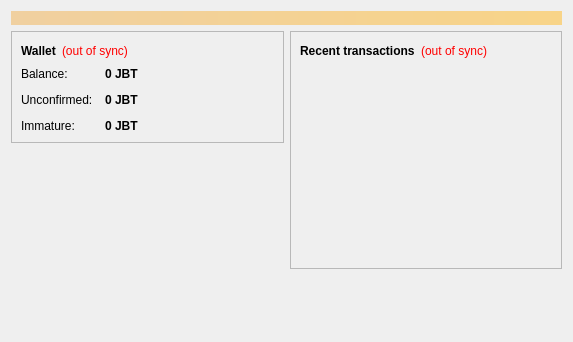
<?xml version="1.0" encoding="UTF-8"?>
<ui version="4.0">
 <class>OverviewPage</class>
 <widget class="QWidget" name="OverviewPage">
  <property name="geometry">
   <rect>
    <x>0</x>
    <y>0</y>
    <width>573</width>
    <height>342</height>
   </rect>
  </property>
  <property name="windowTitle">
   <string>Form</string>
  </property>
  <layout class="QVBoxLayout" name="topLayout">
   <item>
    <widget class="QLabel" name="labelAlerts">
     <property name="visible">
      <bool>false</bool>
     </property>
     <property name="styleSheet">
      <string notr="true">background-color: qlineargradient(x1: 0, y1: 0, x2: 1, y2: 0, stop:0 #F0D0A0, stop:1 #F8D488); color:#000000;</string>
     </property>
     <property name="wordWrap">
      <bool>true</bool>
     </property>
     <property name="margin">
      <number>3</number>
     </property>
    </widget>
   </item>
   <item>
    <layout class="QHBoxLayout" name="horizontalLayout" stretch="1,1">
     <item>
      <layout class="QVBoxLayout" name="verticalLayout_2">
       <item>
        <widget class="QFrame" name="frame">
         <property name="frameShape">
          <enum>QFrame::StyledPanel</enum>
         </property>
         <property name="frameShadow">
          <enum>QFrame::Raised</enum>
         </property>
         <layout class="QVBoxLayout" name="verticalLayout_4">
          <item>
           <layout class="QHBoxLayout" name="horizontalLayout_4">
            <item>
             <widget class="QLabel" name="label_5">
              <property name="font">
               <font>
                <weight>75</weight>
                <bold>true</bold>
               </font>
              </property>
              <property name="text">
               <string>Wallet</string>
              </property>
             </widget>
            </item>
            <item>
             <widget class="QLabel" name="labelWalletStatus">
              <property name="toolTip">
               <string>The displayed information may be out of date. Your wallet automatically synchronizes with the Jebitcoin network after a connection is established, but this process has not completed yet.</string>
              </property>
              <property name="styleSheet">
               <string notr="true">QLabel { color: red; }</string>
              </property>
              <property name="text">
               <string notr="true">(out of sync)</string>
              </property>
              <property name="alignment">
               <set>Qt::AlignLeading|Qt::AlignLeft|Qt::AlignVCenter</set>
              </property>
             </widget>
            </item>
            <item>
             <spacer name="horizontalSpacer_2">
              <property name="orientation">
               <enum>Qt::Horizontal</enum>
              </property>
              <property name="sizeHint" stdset="0">
               <size>
                <width>40</width>
                <height>20</height>
               </size>
              </property>
             </spacer>
            </item>
           </layout>
          </item>
          <item>
           <layout class="QFormLayout" name="formLayout_2">
            <property name="fieldGrowthPolicy">
             <enum>QFormLayout::AllNonFixedFieldsGrow</enum>
            </property>
            <property name="horizontalSpacing">
             <number>12</number>
            </property>
            <property name="verticalSpacing">
             <number>12</number>
            </property>
            <item row="0" column="0">
             <widget class="QLabel" name="label">
              <property name="text">
               <string>Balance:</string>
              </property>
             </widget>
            </item>
            <item row="0" column="1">
             <widget class="QLabel" name="labelBalance">
              <property name="font">
               <font>
                <weight>75</weight>
                <bold>true</bold>
               </font>
              </property>
              <property name="cursor">
               <cursorShape>IBeamCursor</cursorShape>
              </property>
              <property name="toolTip">
               <string>Your current balance</string>
              </property>
              <property name="text">
               <string notr="true">0 JBT</string>
              </property>
              <property name="textInteractionFlags">
               <set>Qt::LinksAccessibleByMouse|Qt::TextSelectableByKeyboard|Qt::TextSelectableByMouse</set>
              </property>
             </widget>
            </item>
            <item row="1" column="0">
             <widget class="QLabel" name="label_3">
              <property name="text">
               <string>Unconfirmed:</string>
              </property>
             </widget>
            </item>
            <item row="1" column="1">
             <widget class="QLabel" name="labelUnconfirmed">
              <property name="font">
               <font>
                <weight>75</weight>
                <bold>true</bold>
               </font>
              </property>
              <property name="cursor">
               <cursorShape>IBeamCursor</cursorShape>
              </property>
              <property name="toolTip">
               <string>Total of transactions that have yet to be confirmed, and do not yet count toward the current balance</string>
              </property>
              <property name="text">
               <string notr="true">0 JBT</string>
              </property>
              <property name="textInteractionFlags">
               <set>Qt::LinksAccessibleByMouse|Qt::TextSelectableByKeyboard|Qt::TextSelectableByMouse</set>
              </property>
             </widget>
            </item>
            <item row="2" column="0">
             <widget class="QLabel" name="labelImmatureText">
              <property name="text">
               <string>Immature:</string>
              </property>
             </widget>
            </item>
            <item row="2" column="1">
             <widget class="QLabel" name="labelImmature">
              <property name="font">
               <font>
                <weight>75</weight>
                <bold>true</bold>
               </font>
              </property>
              <property name="toolTip">
               <string>Mined balance that has not yet matured</string>
              </property>
              <property name="text">
               <string notr="true">0 JBT</string>
              </property>
              <property name="textInteractionFlags">
               <set>Qt::LinksAccessibleByMouse|Qt::TextSelectableByKeyboard|Qt::TextSelectableByMouse</set>
              </property>
             </widget>
            </item>
			
           </layout>
          </item>
         </layout>
        </widget>
       </item>
       <item>
        <spacer name="verticalSpacer">
         <property name="orientation">
          <enum>Qt::Vertical</enum>
         </property>
         <property name="sizeHint" stdset="0">
          <size>
           <width>20</width>
           <height>40</height>
          </size>
         </property>
        </spacer>
       </item>
		<item>
         <widget class="QLabel" name="label_wallet_bgcoin">
          <property name="text">
           <string/>
          </property>
          <property name="pixmap">
           <pixmap resource="../bitcoin.qrc">:/images/wallet_bgcoin</pixmap>
          </property>
          <property name="scaledContents">
           <bool>false</bool>
          </property>
          <property name="alignment">
           <set>Qt::AlignLeft</set>
          </property>
          <property name="margin">
           <number>-2</number>
          </property>
         </widget>
        </item>
	   </layout>
     </item>
     <item>
      <layout class="QVBoxLayout" name="verticalLayout_3">
       <item>
        <widget class="QFrame" name="frame_2">
         <property name="frameShape">
          <enum>QFrame::StyledPanel</enum>
         </property>
         <property name="frameShadow">
          <enum>QFrame::Raised</enum>
         </property>
         <layout class="QVBoxLayout" name="verticalLayout">
          <item>
           <layout class="QHBoxLayout" name="horizontalLayout_2">
            <item>
             <widget class="QLabel" name="label_4">
              <property name="text">
               <string>&lt;b&gt;Recent transactions&lt;/b&gt;</string>
              </property>
             </widget>
            </item>
            <item>
             <widget class="QLabel" name="labelTransactionsStatus">
              <property name="toolTip">
               <string>The displayed information may be out of date. Your wallet automatically synchronizes with the Jebitcoin network after a connection is established, but this process has not completed yet.</string>
              </property>
              <property name="styleSheet">
               <string notr="true">QLabel { color: red; }</string>
              </property>
              <property name="text">
               <string notr="true">(out of sync)</string>
              </property>
              <property name="alignment">
               <set>Qt::AlignRight|Qt::AlignTrailing|Qt::AlignVCenter</set>
              </property>
             </widget>
            </item>
            <item>
             <spacer name="horizontalSpacer">
              <property name="orientation">
               <enum>Qt::Horizontal</enum>
              </property>
              <property name="sizeHint" stdset="0">
               <size>
                <width>40</width>
                <height>20</height>
               </size>
              </property>
             </spacer>
            </item>
           </layout>
          </item>
          <item>
           <widget class="QListView" name="listTransactions">
            <property name="styleSheet">
             <string notr="true">QListView { background: transparent; }</string>
            </property>
            <property name="frameShape">
             <enum>QFrame::NoFrame</enum>
            </property>
            <property name="verticalScrollBarPolicy">
             <enum>Qt::ScrollBarAlwaysOff</enum>
            </property>
            <property name="horizontalScrollBarPolicy">
             <enum>Qt::ScrollBarAlwaysOff</enum>
            </property>
            <property name="selectionMode">
             <enum>QAbstractItemView::NoSelection</enum>
            </property>
           </widget>
          </item>
         </layout>
        </widget>
       </item>
       <item>
        <spacer name="verticalSpacer_2">
         <property name="orientation">
          <enum>Qt::Vertical</enum>
         </property>
         <property name="sizeHint" stdset="0">
          <size>
           <width>20</width>
           <height>40</height>
          </size>
         </property>
        </spacer>
       </item>
      </layout>
     </item>
    </layout>
   </item>
  </layout>
 </widget>
 <resources/>
 <connections/>
</ui>
